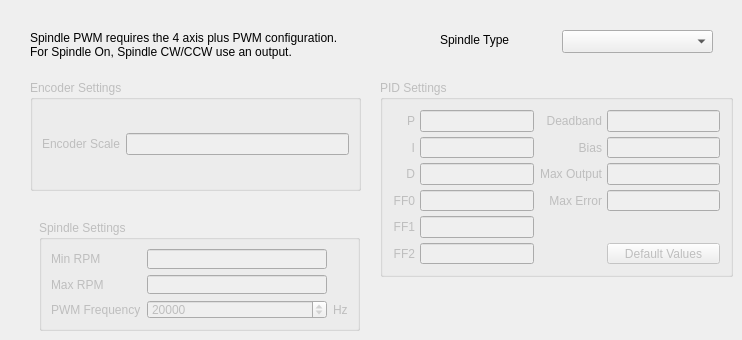
      <widget class="QWidget" name="spindle">
       <attribute name="title">
        <string>Spindle</string>
       </attribute>
       <widget class="QLabel" name="label_142">
        <property name="geometry">
         <rect>
          <x>30</x>
          <y>20</y>
          <width>361</width>
          <height>51</height>
         </rect>
        </property>
        <property name="text">
         <string>&lt;html&gt;&lt;head/&gt;&lt;body&gt;&lt;p&gt;Spindle PWM requires the 4 axis plus PWM configuration.&lt;br/&gt;For Spindle On, Spindle CW/CCW use an output.&lt;/p&gt;&lt;/body&gt;&lt;/html&gt;</string>
        </property>
       </widget>
       <widget class="QGroupBox" name="spindlepidGB">
        <property name="enabled">
         <bool>false</bool>
        </property>
        <property name="geometry">
         <rect>
          <x>380</x>
          <y>80</y>
          <width>353</width>
          <height>197</height>
         </rect>
        </property>
        <property name="title">
         <string>PID Settings</string>
        </property>
        <property name="checkable">
         <bool>false</bool>
        </property>
        <layout class="QGridLayout" name="gridLayout_30">
         <property name="leftMargin">
          <number>10</number>
         </property>
         <property name="topMargin">
          <number>10</number>
         </property>
         <property name="rightMargin">
          <number>10</number>
         </property>
         <property name="bottomMargin">
          <number>10</number>
         </property>
         <property name="spacing">
          <number>5</number>
         </property>
         <item row="0" column="0">
          <widget class="QLabel" name="label_264">
           <property name="text">
            <string>P</string>
           </property>
           <property name="alignment">
            <set>Qt::AlignRight|Qt::AlignTrailing|Qt::AlignVCenter</set>
           </property>
          </widget>
         </item>
         <item row="0" column="1">
          <widget class="QLineEdit" name="p_s">
           <property name="text">
            <string/>
           </property>
           <property name="alignment">
            <set>Qt::AlignRight|Qt::AlignTrailing|Qt::AlignVCenter</set>
           </property>
          </widget>
         </item>
         <item row="0" column="2">
          <widget class="QLabel" name="label_265">
           <property name="text">
            <string>Deadband</string>
           </property>
           <property name="alignment">
            <set>Qt::AlignRight|Qt::AlignTrailing|Qt::AlignVCenter</set>
           </property>
          </widget>
         </item>
         <item row="0" column="3">
          <widget class="QLineEdit" name="deadband_s">
           <property name="text">
            <string/>
           </property>
           <property name="alignment">
            <set>Qt::AlignRight|Qt::AlignTrailing|Qt::AlignVCenter</set>
           </property>
          </widget>
         </item>
         <item row="1" column="0">
          <widget class="QLabel" name="label_266">
           <property name="text">
            <string>I</string>
           </property>
           <property name="alignment">
            <set>Qt::AlignRight|Qt::AlignTrailing|Qt::AlignVCenter</set>
           </property>
          </widget>
         </item>
         <item row="1" column="1">
          <widget class="QLineEdit" name="i_s">
           <property name="text">
            <string/>
           </property>
           <property name="alignment">
            <set>Qt::AlignRight|Qt::AlignTrailing|Qt::AlignVCenter</set>
           </property>
          </widget>
         </item>
         <item row="1" column="2">
          <widget class="QLabel" name="label_267">
           <property name="text">
            <string>Bias</string>
           </property>
           <property name="alignment">
            <set>Qt::AlignRight|Qt::AlignTrailing|Qt::AlignVCenter</set>
           </property>
          </widget>
         </item>
         <item row="1" column="3">
          <widget class="QLineEdit" name="bias_s">
           <property name="text">
            <string/>
           </property>
           <property name="alignment">
            <set>Qt::AlignRight|Qt::AlignTrailing|Qt::AlignVCenter</set>
           </property>
          </widget>
         </item>
         <item row="2" column="0">
          <widget class="QLabel" name="label_268">
           <property name="text">
            <string>D</string>
           </property>
           <property name="alignment">
            <set>Qt::AlignRight|Qt::AlignTrailing|Qt::AlignVCenter</set>
           </property>
          </widget>
         </item>
         <item row="2" column="1">
          <widget class="QLineEdit" name="d_s">
           <property name="text">
            <string/>
           </property>
           <property name="alignment">
            <set>Qt::AlignRight|Qt::AlignTrailing|Qt::AlignVCenter</set>
           </property>
          </widget>
         </item>
         <item row="2" column="2">
          <widget class="QLabel" name="label_269">
           <property name="text">
            <string>Max Output</string>
           </property>
           <property name="alignment">
            <set>Qt::AlignRight|Qt::AlignTrailing|Qt::AlignVCenter</set>
           </property>
          </widget>
         </item>
         <item row="2" column="3">
          <widget class="QLineEdit" name="maxOutput_s">
           <property name="text">
            <string/>
           </property>
           <property name="alignment">
            <set>Qt::AlignRight|Qt::AlignTrailing|Qt::AlignVCenter</set>
           </property>
          </widget>
         </item>
         <item row="3" column="0">
          <widget class="QLabel" name="label_270">
           <property name="text">
            <string>FF0</string>
           </property>
           <property name="alignment">
            <set>Qt::AlignRight|Qt::AlignTrailing|Qt::AlignVCenter</set>
           </property>
          </widget>
         </item>
         <item row="3" column="1">
          <widget class="QLineEdit" name="ff0_s">
           <property name="text">
            <string/>
           </property>
           <property name="alignment">
            <set>Qt::AlignRight|Qt::AlignTrailing|Qt::AlignVCenter</set>
           </property>
          </widget>
         </item>
         <item row="3" column="2">
          <widget class="QLabel" name="label_271">
           <property name="text">
            <string>Max Error</string>
           </property>
           <property name="alignment">
            <set>Qt::AlignRight|Qt::AlignTrailing|Qt::AlignVCenter</set>
           </property>
          </widget>
         </item>
         <item row="3" column="3">
          <widget class="QLineEdit" name="maxError_s">
           <property name="text">
            <string/>
           </property>
           <property name="alignment">
            <set>Qt::AlignRight|Qt::AlignTrailing|Qt::AlignVCenter</set>
           </property>
          </widget>
         </item>
         <item row="4" column="0">
          <widget class="QLabel" name="label_272">
           <property name="text">
            <string>FF1</string>
           </property>
           <property name="alignment">
            <set>Qt::AlignRight|Qt::AlignTrailing|Qt::AlignVCenter</set>
           </property>
          </widget>
         </item>
         <item row="4" column="1">
          <widget class="QLineEdit" name="ff1_s">
           <property name="text">
            <string/>
           </property>
           <property name="alignment">
            <set>Qt::AlignRight|Qt::AlignTrailing|Qt::AlignVCenter</set>
           </property>
          </widget>
         </item>
         <item row="5" column="0">
          <widget class="QLabel" name="label_273">
           <property name="text">
            <string>FF2</string>
           </property>
           <property name="alignment">
            <set>Qt::AlignRight|Qt::AlignTrailing|Qt::AlignVCenter</set>
           </property>
          </widget>
         </item>
         <item row="5" column="1">
          <widget class="QLineEdit" name="ff2_s">
           <property name="text">
            <string/>
           </property>
           <property name="alignment">
            <set>Qt::AlignRight|Qt::AlignTrailing|Qt::AlignVCenter</set>
           </property>
          </widget>
         </item>
         <item row="5" column="3">
          <widget class="QPushButton" name="pidDefault_s">
           <property name="text">
            <string>Default Values</string>
           </property>
          </widget>
         </item>
        </layout>
       </widget>
       <widget class="QGroupBox" name="encoderGB">
        <property name="enabled">
         <bool>false</bool>
        </property>
        <property name="geometry">
         <rect>
          <x>30</x>
          <y>80</y>
          <width>331</width>
          <height>111</height>
         </rect>
        </property>
        <property name="title">
         <string>Encoder Settings</string>
        </property>
        <property name="checkable">
         <bool>false</bool>
        </property>
        <property name="checked">
         <bool>false</bool>
        </property>
        <layout class="QGridLayout" name="gridLayout_31">
         <item row="0" column="1">
          <widget class="QLineEdit" name="spindleScale"/>
         </item>
         <item row="0" column="0">
          <widget class="QLabel" name="label_178">
           <property name="text">
            <string>Encoder Scale</string>
           </property>
          </widget>
         </item>
        </layout>
       </widget>
       <widget class="QComboBox" name="spindleTypeCB">
        <property name="geometry">
         <rect>
          <x>562</x>
          <y>30</y>
          <width>151</width>
          <height>23</height>
         </rect>
        </property>
       </widget>
       <widget class="QLabel" name="label_193">
        <property name="geometry">
         <rect>
          <x>440</x>
          <y>30</y>
          <width>91</width>
          <height>20</height>
         </rect>
        </property>
        <property name="text">
         <string>Spindle Type</string>
        </property>
       </widget>
       <widget class="QGroupBox" name="spindleGB">
        <property name="enabled">
         <bool>false</bool>
        </property>
        <property name="geometry">
         <rect>
          <x>39</x>
          <y>220</y>
          <width>321</width>
          <height>111</height>
         </rect>
        </property>
        <property name="title">
         <string>Spindle Settings</string>
        </property>
        <layout class="QGridLayout" name="gridLayout_37">
         <item row="1" column="0">
          <widget class="QLabel" name="label_180">
           <property name="text">
            <string>Max RPM</string>
           </property>
          </widget>
         </item>
         <item row="1" column="1">
          <widget class="QLineEdit" name="spindleMaxRpm"/>
         </item>
         <item row="0" column="0">
          <widget class="QLabel" name="label_192">
           <property name="text">
            <string>Min RPM</string>
           </property>
          </widget>
         </item>
         <item row="0" column="1">
          <widget class="QLineEdit" name="spindleMinRpm"/>
         </item>
         <item row="2" column="0">
          <widget class="QLabel" name="label_194">
           <property name="text">
            <string>PWM Frequency</string>
           </property>
          </widget>
         </item>
         <item row="2" column="1">
          <widget class="QSpinBox" name="pwmFrequencySB">
           <property name="maximum">
            <number>193000</number>
           </property>
           <property name="value">
            <number>20000</number>
           </property>
          </widget>
         </item>
         <item row="2" column="2">
          <widget class="QLabel" name="label_198">
           <property name="text">
            <string>Hz</string>
           </property>
          </widget>
         </item>
        </layout>
       </widget>
      </widget>
